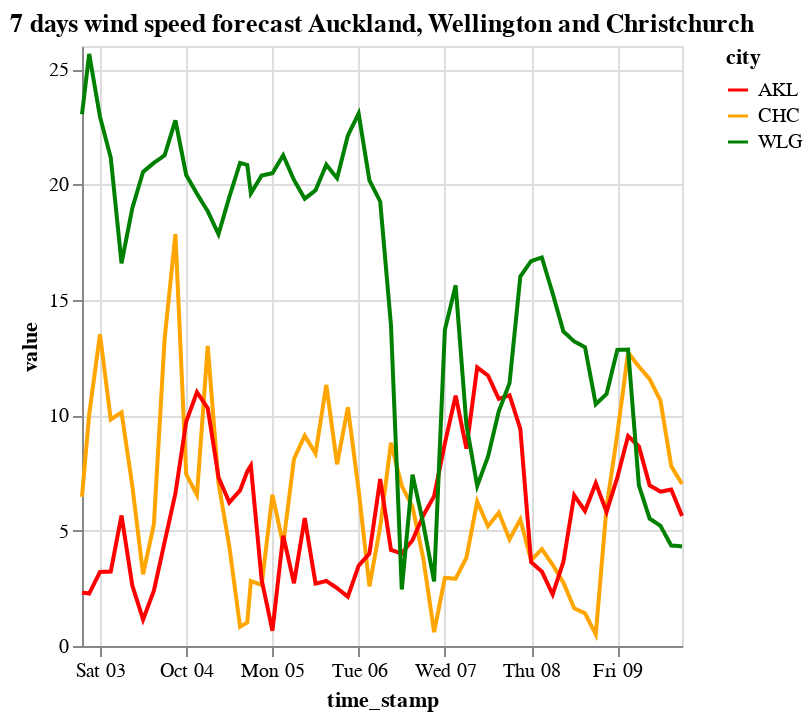

The cell this chart's notebook holds for it:
### Markdown cell above
Auckland starting with a cold southerly, then northerly and easterly towards the end. Wellington is mainly going to be northerly, from Tuesday night, it changes to southerly, then back to northerly on Friday. Christchurch is very similar to Wellington.

### Code cell
# plot wind speed for all three cities
wind_speed_plot = data_long |>
    @filter(_.measure == "wind_speed") |>
    DataFrame
wind_speed_plot = by(DataFrame(wind_speed_plot), [:time_stamp, :city]) do group
    DataFrame(value = mean(group[!, :value]))
end
wind_speed_plot |>
    @vlplot(:line, x=:time_stamp, y=:value, color={
    :city, scale={range=[:red, :orange, :green]}},
    title="7 days wind speed forecast Auckland, Wellington and Christchurch")

### Figure 1 — Vega-Lite specification as saved in the notebook (floating-point values rounded to 4 significant figures; data arrays with more than 128 entries replaced by an {"elided": "..."} marker saying what was removed)
{"data": {"values": {"elided": "504 records"}}, "encoding": {"color": {"field": "city", "scale": {"range": ["red", "orange", "green"]}}, "x": {"field": "time_stamp", "type": "temporal"}, "y": {"field": "value", "type": "quantitative"}}, "mark": "line", "title": "7 days wind speed forecast Auckland, Wellington and Christchurch"}
